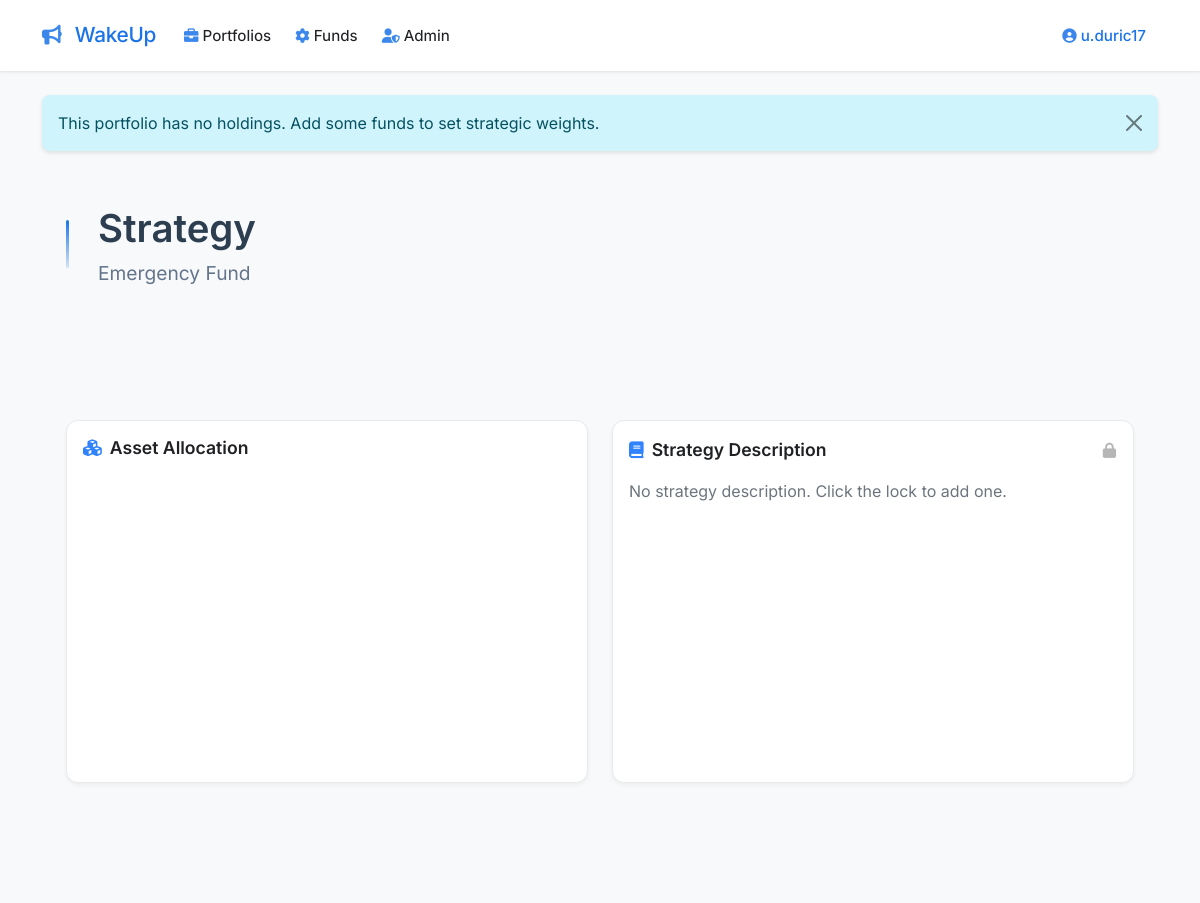
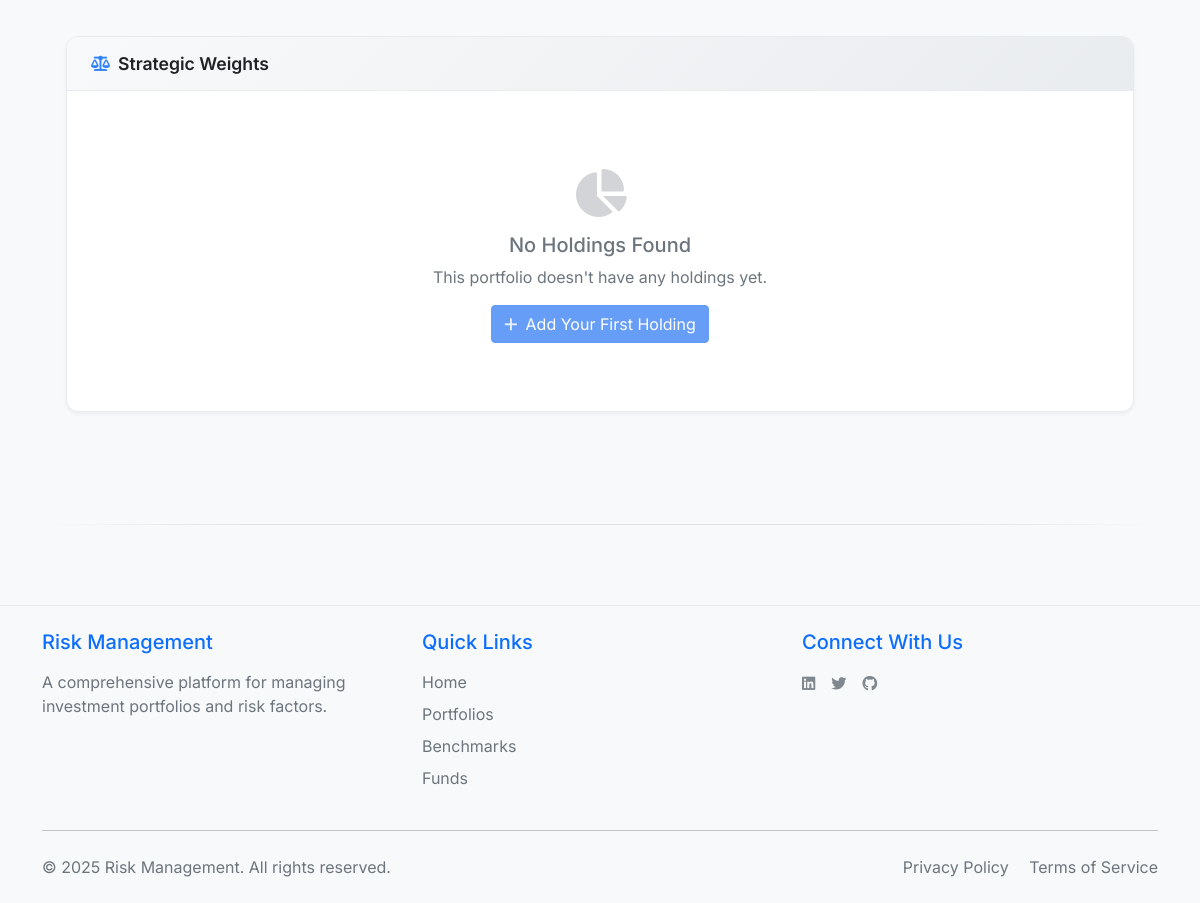
/portfolio_strategy/2 (signed in), run on the app's committed database (2 pictures, top to bottom).
### app.py (models this page shows, shortened)
class User(UserMixin, db.Model):
    id = db.Column(db.Integer, primary_key=True)
    email = db.Column(db.String(120), unique=True, nullable=False)
    name = db.Column(db.String(80), nullable=False)
    password_hash = db.Column(db.String(128))
    user_type = db.Column(db.String(20), default='beginner')
    created_at = db.Column(db.DateTime, default=datetime.utcnow)
    portfolios = db.relationship('Portfolio', backref='user', lazy=True)
    benchmarks = db.relationship('Benchmark', back_populates='user', lazy=True)
    funds = db.relationship('Fund', back_populates='user', lazy=True)
    def is_admin(self):
        return self.user_type == 'admin'

class Portfolio(db.Model):
    __tablename__ = 'portfolio'
    id = db.Column(db.Integer, primary_key=True)
    portfolio_name = db.Column(db.String(40), nullable=False)
    user_id = db.Column(db.Integer, db.ForeignKey('user.id'), nullable=False)
    is_default = db.Column(db.Integer, nullable=False, default=0)
    paid_in = db.Column(db.Float, nullable=True, default=0.0)
    strategy_description = db.Column(db.String(500), nullable=True)
    created_at = db.Column(db.DateTime, nullable=True, default=datetime.utcnow)
    __table_args__ = (
        db.UniqueConstraint('user_id', 'portfolio_name', name='unique_user_portfolio'),
    )

### app.py (the view, shortened to what this page needs)
@app.route('/portfolio_strategy/<int:id>', methods=['GET', 'POST'])
@login_required
def portfolio_strategy(id):
    try:
        portfolio = Portfolio.query.filter_by(id=id).first()
        if not portfolio:
            flash('Portfolio not found', 'error')
            return redirect(url_for('get_portfolios'))
        if portfolio.user_id != current_user.id:
            flash('You do not have permission to access this portfolio', 'error')
            return redirect(url_for('get_portfolios'))
        holdings = Holding.query.filter_by(portfolio_id=id).join(Holding.fund).order_by(Fund.fund_name).all()
        if not holdings:
            flash('This portfolio has no holdings. Add some funds to set strategic weights.', 'info')
            return render_template('portfolio_strategy.html',
                                portfolio=portfolio,
                                holdings=[],
                                holdings_by_asset_class={},
                                asset_class_strategic_sums={},
                                total_strategic_weight=0.0,
                                chart_json=None)
    except Exception as e:
        flash('An unexpected error occurred', 'error')
        return redirect(url_for('get_portfolios'))

### templates/portfolio_strategy.html (shortened to what this page needs)
{% extends "base.html" %}
{% block content %}
<div class="container-fluid px-4">
    <div class="refined-header">
        <div class="accent-line"></div>
        <div class="header-content">
            <div class="title-stack">
                <h1 class="page-title">Strategy</h1>
                <h2 class="portfolio-subtitle">
                    {{ portfolio.portfolio_name }}
                </h2>
            </div>
        </div>
    </div>
    <div class="row mb-4" style="padding-bottom: 1cm;">
        <div class="col-md-6">
            <div class="card card-strategy h-100">
                <div class="card-body">
                    <h5 class="card-title mb-3">
                        <i class="fas fa-cubes me-2 text-primary"></i>Asset Allocation
                    </h5>
                    <div class="allocation-chart">
                        <div id="chart" style="width: 100%; height: 100%;"></div>
                    </div>
                </div>
            </div>
        </div>
        <div class="col-md-6">
            <div class="card card-strategy h-100">
                <div class="card-body">
                    <div class="d-flex justify-content-between align-items-center mb-3">
                        <h5 class="card-title mb-0">
                            <i class="fas fa-book me-2 text-primary"></i>Strategy Description
                        </h5>
                        <button id="toggleLockBtn" type="button" class="btn btn-link p-0" style="color: #aaa;">
                          <i id="lockIcon" class="fas fa-lock"></i>
                        </button>
                    </div>
                    <form id="strategyDescForm" action="{{ url_for('portfolio_strategy', id=portfolio.id) }}" method="POST" style="margin-bottom:0;">
                        <div id="descDisplay" {% if not portfolio.strategy_description %}class="text-muted"{% endif %}>
                          {{ portfolio.strategy_description or 'No strategy description. Click the lock to add one.' }}
                        </div>
                    </form>
                </div>
            </div>
        </div>
    </div>
    <div class="card card-strategy">
        <div class="card-header">
            <div class="d-flex align-items-center justify-content-between">
                <div class="d-flex align-items-center">
                    <i class="fas fa-balance-scale me-2 text-primary"></i>
                    <h5 class="card-title mb-0"> Strategic Weights</h5>
                </div>
            </div>
        </div>
        <div class="card-body" style="padding: 30px 20px 20px 20px;">
            {% if holdings %}
            <div class="table-responsive">
                <table class="table table-strategy table-hover mb-0" id="holdingsTable">
                    <thead>
                        <tr>
                            <th style="width: 40%" class="text-start">Fund Name</th>
                            <th style="width: 60%" class="text-end">Weight</th>
                        </tr>
                    </thead>
                    <tbody>
                        {% for asset_class, holdings_list in holdings_by_asset_class.items() %}
                        <tr class="table-strategy-group">
                            <td class="table-strategy-group-title">
                                <strong><i class="fas fa-layer-group me-2"></i>{{ asset_class }}</strong>
                            </td>
                            <td class="table-strategy-group-title text-end">
                                <strong>{{ "%.1f"|format(asset_class_strategic_sums[asset_class]) }}%</strong>
                            </td>
                        </tr>
                        {% for holding in holdings_list %}
                        <tr class="table-strategy-row">
                            <td class="text-start">{{ holding.fund.fund_name }}</td>
                            <td class="text-end">
                                <span class="table-strategy-editable"
                                      data-bs-toggle="modal"
                                      data-bs-target="#editWeightModal"
                                      data-holding-id="{{ holding.id }}"
                                      data-fund-name="{{ holding.fund.fund_name }}"
                                      data-weight="{{ holding.strategic_weight }}">
                                    {{ "%.1f"|format(holding.strategic_weight * 100) }}%
                                </span>
                            </td>
                        </tr>
                        {% endfor %}
                        {% endfor %}
                        <tr class="table-strategy-sum">
                            <td class="table-strategy-group-title">
                                <strong><i class="fas fa-calculator me-2"></i>Sum</strong>
                            </td>
                            <td class="table-strategy-group-title text-end">
                                <strong>{{ "%.1f"|format(total_strategic_weight) }}%</strong>
                            </td>
                        </tr>
                    </tbody>
                </table>
            </div>
            <div class="text-end mt-4">
                <a href="{{ url_for('get_funds') }}" class="btn btn-primary btn-sm">
                    <i class="fas fa-plus me-2"></i>Add new
                </a>
            </div>
            {% else %}
            <div class="text-center text-muted" style="padding: 3rem 0;">
                <i class="fas fa-chart-pie" style="font-size: 3rem; margin-bottom: 1rem; display: block; opacity: 0.3;"></i>
                <h5>No Holdings Found</h5>
                <p>This portfolio doesn't have any holdings yet.</p>
                <a href="{{ url_for('get_funds') }}" class="btn btn-primary">
                    <i class="fas fa-plus me-2"></i>Add Your First Holding
                </a>
            </div>
            {% endif %}
        </div>
    </div>
</div>
<div class="footer-separator">
    <div class="separator-line"></div>
</div>
{% endblock %}

### templates/base.html (shortened to what this page needs)
<!DOCTYPE html>
<html lang="en">
<head>
    <link href="https://cdn.jsdelivr.net/npm/bootstrap@5.1.3/dist/css/bootstrap.min.css" rel="stylesheet">
    <link href="https://cdnjs.cloudflare.com/ajax/libs/font-awesome/6.0.0/css/all.min.css" rel="stylesheet">
    <link href="{{ url_for('static', filename='css/style.css') }}" rel="stylesheet">
</head>
<body>
    <nav class="navbar navbar-expand-lg">
        <div class="container">
            <a class="navbar-brand" href="{{ url_for('total_portfolio') }}">
                <i class="fa-solid fa-bullhorn me-2"></i> WakeUp
            </a>
            <div class="collapse navbar-collapse" id="navbarNav">
                <ul class="navbar-nav me-auto">
                    {% if current_user.is_authenticated %}
                    <li class="nav-item dropdown">
                        <a class="nav-link dropdown-toggle" href="#" id="portfoliosDropdown" role="button" data-bs-toggle="dropdown">
                            <i class="fas fa-briefcase me-1"></i>Portfolios
                        </a>
                    </li>
                    <li class="nav-item dropdown">
                        <a class="nav-link dropdown-toggle" href="#" id="optionsDropdown" role="button" data-bs-toggle="dropdown">
                            <i class="fas fa-cog me-1"></i>Funds
                        </a>
                    </li>
                    {% if current_user.is_admin() %}
                    <li class="nav-item dropdown">
                        <a class="nav-link dropdown-toggle" href="#" id="adminDropdown" role="button" data-bs-toggle="dropdown">
                            <i class="fas fa-user-shield me-1"></i>Admin
                        </a>
                    </li>
                    {% endif %}
                    {% endif %}
                </ul>
                <ul class="navbar-nav ms-auto">
                    {% if current_user.is_authenticated %}
                    <li class="nav-item dropdown">
                        <a class="nav-link dropdown-toggle profile-link" href="#" id="profileDropdown" role="button" data-bs-toggle="dropdown">
                            <i class="fas fa-user-circle me-1"></i>{{ current_user.name }}
                        </a>
                    </li>
                    {% endif %}
                </ul>
            </div>
        </div>
    </nav>
    <div class="main-content">
        <div class="container mt-4 pb-5">
            {% with messages = get_flashed_messages(with_categories=true) %}
                {% if messages %}
                    {% for category, message in messages %}
                        {% set alert_class = 'alert-info' %}
                        {% if category == 'success' %}
                            {% set alert_class = 'alert-success' %}
                        {% elif category == 'error' %}
                            {% set alert_class = 'alert-danger' %}
                        {% elif category == 'warning' %}
                            {% set alert_class = 'alert-warning' %}
                        {% endif %}
                        <div class="alert {{ alert_class }} alert-dismissible fade show" role="alert">
                            {{ message }}
                            <button type="button" class="btn-close" data-bs-dismiss="alert"></button>
                        </div>
                    {% endfor %}
                {% endif %}
            {% endwith %}
            {% block content %}{% endblock %}
        </div>
    </div>
    <footer class="footer mt-auto py-4 bg-light">
        <div class="container">
            <div class="row">
                <div class="col-md-4 mb-3 mb-md-0">
                    <h5 class="text-primary mb-3">Risk Management</h5>
                    <p class="text-muted mb-0">A comprehensive platform for managing investment portfolios and risk factors.</p>
                </div>
                <div class="col-md-4 mb-3 mb-md-0">
                    <h5 class="text-primary mb-3">Quick Links</h5>
                    <ul class="list-unstyled">
                        <li class="mb-2"><a href="{{ url_for('home') }}" class="text-decoration-none text-muted">Home</a></li>
                        <li class="mb-2"><a href="{{ url_for('get_portfolios') }}" class="text-decoration-none text-muted">Portfolios</a></li>
                        <li class="mb-2"><a href="{{ url_for('get_benchmarks') }}" class="text-decoration-none text-muted">Benchmarks</a></li>
                        <li class="mb-2"><a href="{{ url_for('get_funds') }}" class="text-decoration-none text-muted">Funds</a></li>
                    </ul>
                </div>
                <div class="col-md-4">
                    <h5 class="text-primary mb-3">Connect With Us</h5>
                    <div class="d-flex gap-3">
                        <a href="#" class="text-muted text-decoration-none" title="LinkedIn">
                        </a>
                        <a href="#" class="text-muted text-decoration-none" title="Twitter">
                        </a>
                        <a href="#" class="text-muted text-decoration-none" title="GitHub">
                        </a>
                    </div>
                </div>
            </div>
            <hr class="my-4">
            <div class="row align-items-center">
                <div class="col-md-6 text-center text-md-start">
                    <p class="text-muted mb-0">&copy; {{ now.year }} Risk Management. All rights reserved.</p>
                </div>
                <div class="col-md-6 text-center text-md-end">
                    <a href="{{ url_for('privacy_policy') }}" class="text-muted text-decoration-none me-3">Privacy Policy</a>
                    <a href="#" class="text-muted text-decoration-none">Terms of Service</a>
                </div>
            </div>
        </div>
    </footer>
</body>
</html>

### data on the page
User: name "u.duric17"
Portfolio: portfolio_name "Emergency Fund", strategy_description "No strategy description. Click the lock to add one."

### other printed values
{{ message }} "This portfolio has no holdings. Add some funds to set strategic weights."
